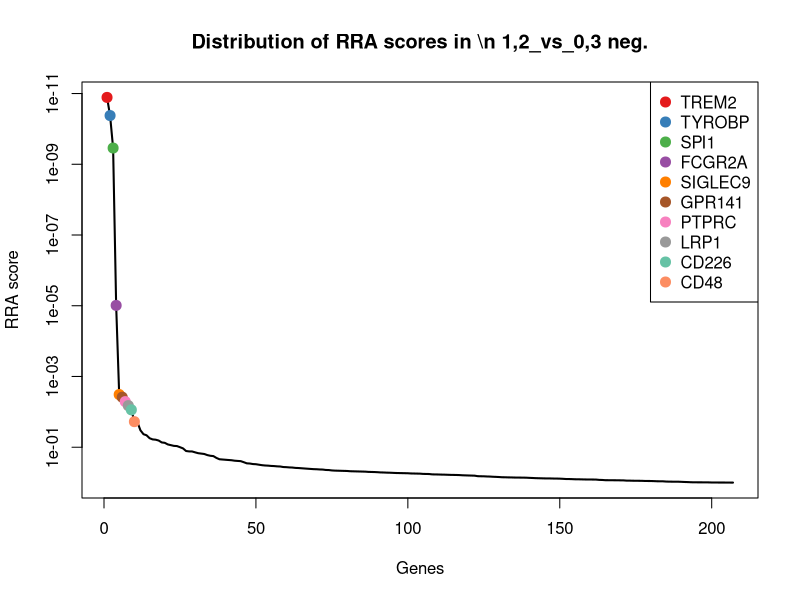
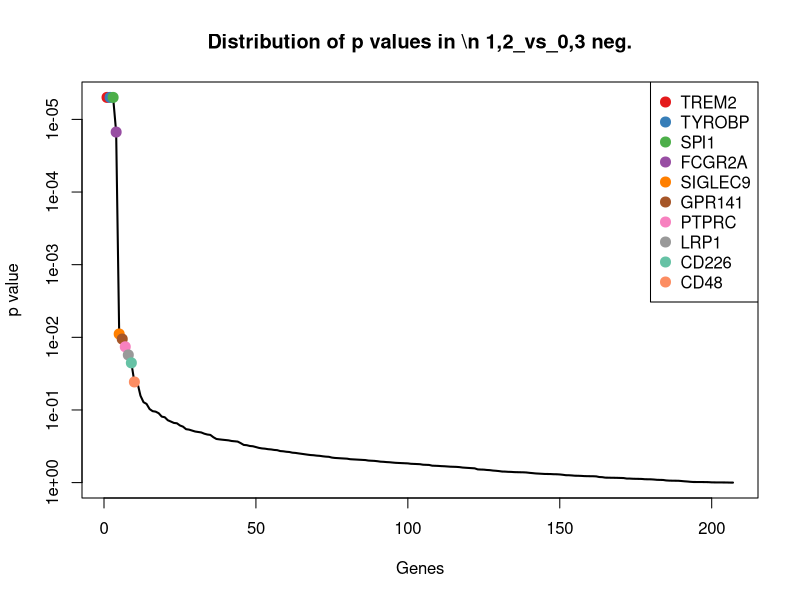
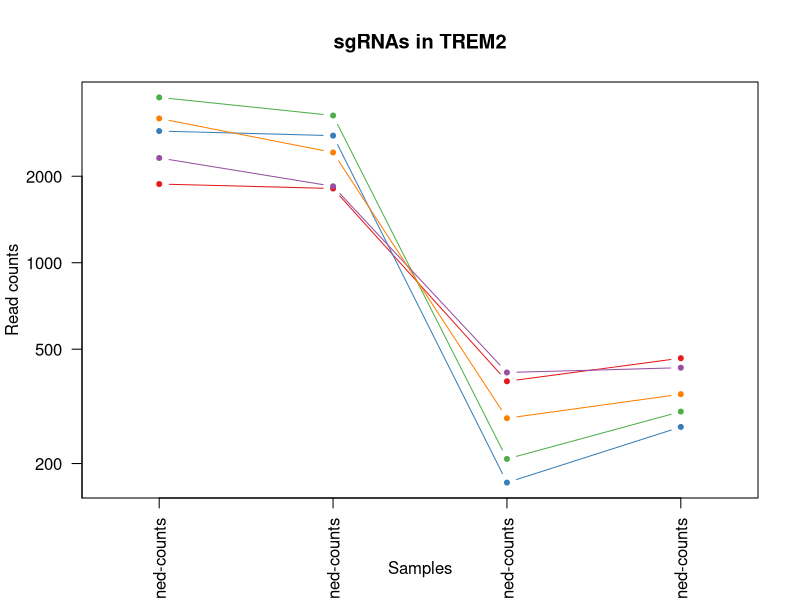
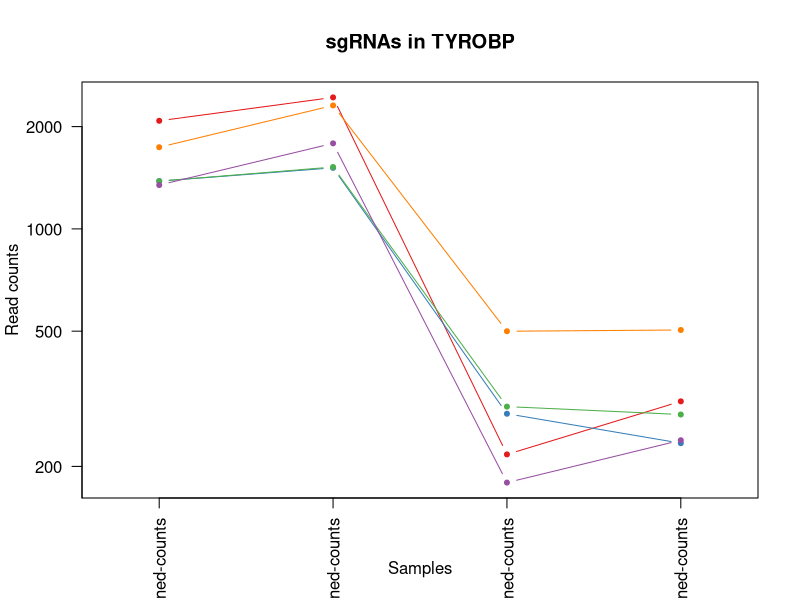
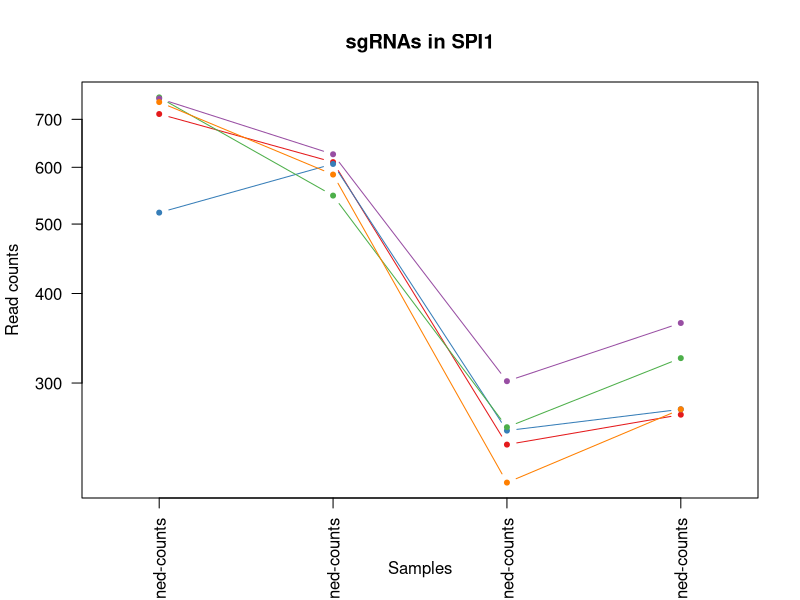
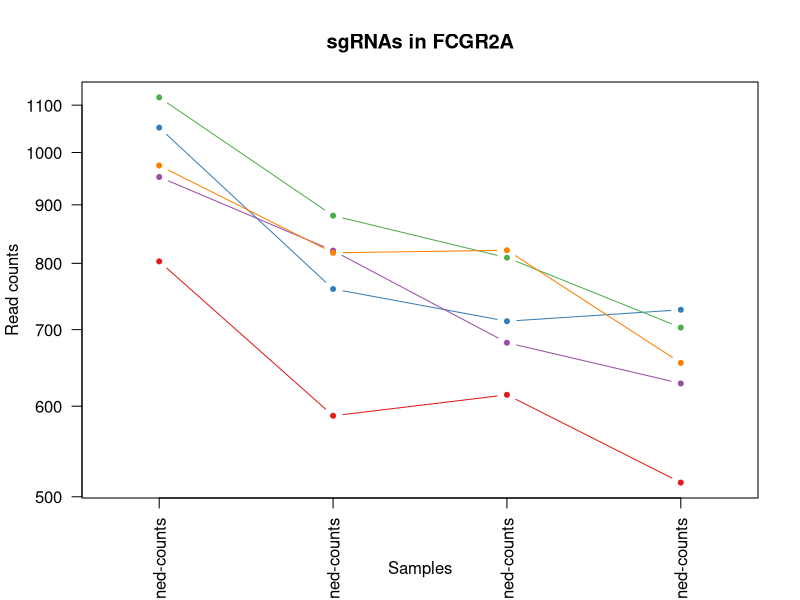
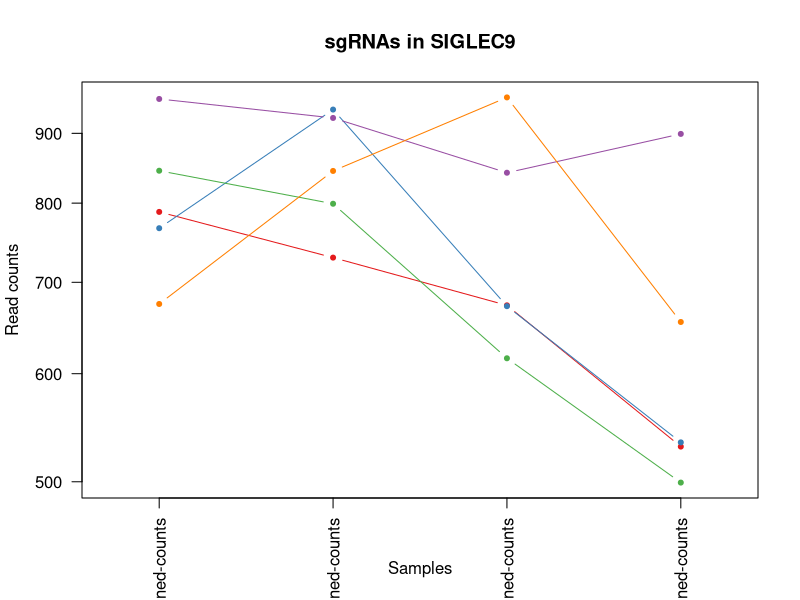
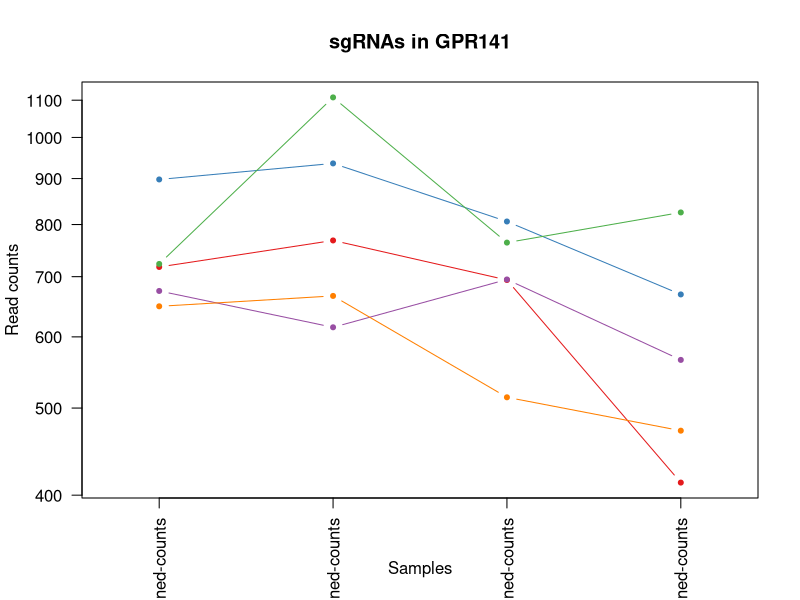

Reproduce these figures in R, in order. (Note: this script raises an error after producing the figures.)
pdf(file='TREM2_CRISPRi.pdf',width=4.5,height=4.5);
gstable=read.table('TREM2_CRISPRi.gene_summary.txt',header=T)
# 
#
# parameters
# Do not modify the variables beginning with "__"

# gstablename='__GENE_SUMMARY_FILE__'
startindex=3
# outputfile='__OUTPUT_FILE__'
targetgenelist=c("TREM2","TYROBP","SPI1","FCGR2A","SIGLEC9","GPR141","PTPRC","LRP1","CD226","CD48")
# samplelabel=sub('.\\w+.\\w+$','',colnames(gstable)[startindex]);
samplelabel='1,2_vs_0,3 neg.'


# You need to write some codes in front of this code:
# gstable=read.table(gstablename,header=T)
# pdf(file=outputfile,width=6,height=6)


# set up color using RColorBrewer
#library(RColorBrewer)
#colors <- brewer.pal(length(targetgenelist), "Set1")

colors=c( "#E41A1C", "#377EB8", "#4DAF4A", "#984EA3", "#FF7F00",  "#A65628", "#F781BF",
          "#999999", "#66C2A5", "#FC8D62", "#8DA0CB", "#E78AC3", "#A6D854", "#FFD92F", "#E5C494", "#B3B3B3", 
          "#8DD3C7", "#FFFFB3", "#BEBADA", "#FB8072", "#80B1D3", "#FDB462", "#B3DE69", "#FCCDE5",
          "#D9D9D9", "#BC80BD", "#CCEBC5", "#FFED6F")

######
# function definition

plotrankedvalues<-function(val, tglist, ...){
  
  plot(val,log='y',ylim=c(max(val),min(val)),type='l',lwd=2, ...)
  if(length(tglist)>0){
    for(i in 1:length(tglist)){
      targetgene=tglist[i];
      tx=which(names(val)==targetgene);ty=val[targetgene];
      points(tx,ty,col=colors[(i %% length(colors)) ],cex=2,pch=20)
      # text(tx+50,ty,targetgene,col=colors[i])
    }
    legend('topright',tglist,pch=20,pt.cex = 2,cex=1,col=colors)
  }
}



plotrandvalues<-function(val,targetgenelist, ...){
  # choose the one with the best distance distribution
  
  mindiffvalue=0;
  randval=val;
  for(i in 1:20){
    randval0=sample(val)
    vindex=sort(which(names(randval0) %in% targetgenelist))
    if(max(vindex)>0.9*length(val)){
      # print('pass...')
      next;
    }
    mindiffind=min(diff(vindex));
    if (mindiffind > mindiffvalue){
      mindiffvalue=mindiffind;
      randval=randval0;
      # print(paste('Diff: ',mindiffvalue))
    }
  }
  plot(randval,log='y',ylim=c(max(randval),min(randval)),pch=20,col='grey', ...)
  
  if(length(targetgenelist)>0){
    for(i in 1:length(targetgenelist)){
      targetgene=targetgenelist[i];
      tx=which(names(randval)==targetgene);ty=randval[targetgene];
      points(tx,ty,col=colors[(i %% length(colors)) ],cex=2,pch=20)
      text(tx+50,ty,targetgene,col=colors[i])
    }
  }
  
}




# set.seed(1235)



pvec=gstable[,startindex]
names(pvec)=gstable[,'id']
pvec=sort(pvec);

plotrankedvalues(pvec,targetgenelist,xlab='Genes',ylab='RRA score',main=paste('Distribution of RRA scores in \\n',samplelabel))

# plotrandvalues(pvec,targetgenelist,xlab='Genes',ylab='RRA score',main=paste('Distribution of RRA scores in \\n',samplelabel))


pvec=gstable[,startindex+1]
names(pvec)=gstable[,'id']
pvec=sort(pvec);

plotrankedvalues(pvec,targetgenelist,xlab='Genes',ylab='p value',main=paste('Distribution of p values in \\n',samplelabel))

# plotrandvalues(pvec,targetgenelist,xlab='Genes',ylab='p value',main=paste('Distribution of p values in \\n',samplelabel))



# you need to write after this code:
# dev.off()






# parameters
# Do not modify the variables beginning with "__"
targetmat=list(c(1877.538369023071,1811.761038767669,385.66669354020854,464.2082168420685),c(2871.146545501122,2767.9017719085987,170.67401352268396,267.15656561114963),c(3760.6535846868046,3252.553833137731,206.50612685893807,302.209022801265),c(2314.3913558749737,1844.0711761829446,413.9552040688302,430.1031233597941),c(3176.0141618573434,2418.473619121175,286.65690669003277,347.68248077763093))
targetgene="TREM2"
collabel=c("TRE-KRAB-7d-dox-rd2-trem2-low_S14_L001_R1_001-clipped-trimmed-aligned-counts","TRE-KRAB-7d-dox-rd1-trem2-low_S12_L001_R1_001-clipped-trimmed-aligned-counts","TRE-KRAB-7d-dox-rd1-trem2-high_S13_L001_R1_001-clipped-trimmed-aligned-counts","TRE-KRAB-7d-dox-rd2-trem2-high_S15_L001_R1_001-clipped-trimmed-aligned-counts")

# set up color using RColorBrewer
#library(RColorBrewer)
#colors <- brewer.pal(length(targetgenelist), "Set1")

colors=c( "#E41A1C", "#377EB8", "#4DAF4A", "#984EA3", "#FF7F00",  "#A65628", "#F781BF",
          "#999999", "#66C2A5", "#FC8D62", "#8DA0CB", "#E78AC3", "#A6D854", "#FFD92F", "#E5C494", "#B3B3B3", 
          "#8DD3C7", "#FFFFB3", "#BEBADA", "#FB8072", "#80B1D3", "#FDB462", "#B3DE69", "#FCCDE5",
          "#D9D9D9", "#BC80BD", "#CCEBC5", "#FFED6F")


## code

targetmatvec=unlist(targetmat)+1
yrange=range(targetmatvec[targetmatvec>0]);
# yrange[1]=1; # set the minimum value to 1
for(i in 1:length(targetmat)){
  vali=targetmat[[i]]+1;
  if(i==1){
    plot(1:length(vali),vali,type='b',las=1,pch=20,main=paste('sgRNAs in',targetgene),ylab='Read counts',xlab='Samples',xlim=c(0.7,length(vali)+0.3),ylim = yrange,col=colors[(i %% length(colors))],xaxt='n',log='y')
    axis(1,at=1:length(vali),labels=(collabel),las=2)
    # lines(0:100,rep(1,101),col='black');
  }else{
    lines(1:length(vali),vali,type='b',pch=20,col=colors[(i %% length(colors))])
  }
}




# parameters
# Do not modify the variables beginning with "__"
targetmat=list(c(2079.2343225270347,2436.423695462995,215.93563036847863,309.78793246399266),c(1381.1990180041007,1511.3964279812194,284.7710059881246,233.05147212887522),c(1381.1990180041007,1519.7731302740685,298.91526125243547,283.2617486444459),c(1344.949514839794,1784.2375883768789,178.21761633031642,237.78829066807998),c(1738.1172030065063,2307.1831458018933,498.82073565469517,503.0501288635477))
targetgene="TYROBP"
collabel=c("TRE-KRAB-7d-dox-rd2-trem2-low_S14_L001_R1_001-clipped-trimmed-aligned-counts","TRE-KRAB-7d-dox-rd1-trem2-low_S12_L001_R1_001-clipped-trimmed-aligned-counts","TRE-KRAB-7d-dox-rd1-trem2-high_S13_L001_R1_001-clipped-trimmed-aligned-counts","TRE-KRAB-7d-dox-rd2-trem2-high_S15_L001_R1_001-clipped-trimmed-aligned-counts")

# set up color using RColorBrewer
#library(RColorBrewer)
#colors <- brewer.pal(length(targetgenelist), "Set1")

colors=c( "#E41A1C", "#377EB8", "#4DAF4A", "#984EA3", "#FF7F00",  "#A65628", "#F781BF",
          "#999999", "#66C2A5", "#FC8D62", "#8DA0CB", "#E78AC3", "#A6D854", "#FFD92F", "#E5C494", "#B3B3B3", 
          "#8DD3C7", "#FFFFB3", "#BEBADA", "#FB8072", "#80B1D3", "#FDB462", "#B3DE69", "#FCCDE5",
          "#D9D9D9", "#BC80BD", "#CCEBC5", "#FFED6F")


## code

targetmatvec=unlist(targetmat)+1
yrange=range(targetmatvec[targetmatvec>0]);
# yrange[1]=1; # set the minimum value to 1
for(i in 1:length(targetmat)){
  vali=targetmat[[i]]+1;
  if(i==1){
    plot(1:length(vali),vali,type='b',las=1,pch=20,main=paste('sgRNAs in',targetgene),ylab='Read counts',xlab='Samples',xlim=c(0.7,length(vali)+0.3),ylim = yrange,col=colors[(i %% length(colors))],xaxt='n',log='y')
    axis(1,at=1:length(vali),labels=(collabel),las=2)
    # lines(0:100,rep(1,101),col='black');
  }else{
    lines(1:length(vali),vali,type='b',pch=20,col=colors[(i %% length(colors))])
  }
}




# parameters
# Do not modify the variables beginning with "__"
targetmat=list(c(711.0479466844799,609.1059238657488,245.16709124805433,269.9986567346725),c(517.7172631415102,605.5159085973849,256.482495459503,274.7354752738773),c(750.085873169118,546.8789925474404,259.31134651236516,323.998388081607),c(747.2974498487868,624.6626566953258,300.80116195434357,362.8403001030862),c(738.9321798877928,585.1724887433224,216.87858071943268,274.7354752738773))
targetgene="SPI1"
collabel=c("TRE-KRAB-7d-dox-rd2-trem2-low_S14_L001_R1_001-clipped-trimmed-aligned-counts","TRE-KRAB-7d-dox-rd1-trem2-low_S12_L001_R1_001-clipped-trimmed-aligned-counts","TRE-KRAB-7d-dox-rd1-trem2-high_S13_L001_R1_001-clipped-trimmed-aligned-counts","TRE-KRAB-7d-dox-rd2-trem2-high_S15_L001_R1_001-clipped-trimmed-aligned-counts")

# set up color using RColorBrewer
#library(RColorBrewer)
#colors <- brewer.pal(length(targetgenelist), "Set1")

colors=c( "#E41A1C", "#377EB8", "#4DAF4A", "#984EA3", "#FF7F00",  "#A65628", "#F781BF",
          "#999999", "#66C2A5", "#FC8D62", "#8DA0CB", "#E78AC3", "#A6D854", "#FFD92F", "#E5C494", "#B3B3B3", 
          "#8DD3C7", "#FFFFB3", "#BEBADA", "#FB8072", "#80B1D3", "#FDB462", "#B3DE69", "#FCCDE5",
          "#D9D9D9", "#BC80BD", "#CCEBC5", "#FFED6F")


## code

targetmatvec=unlist(targetmat)+1
yrange=range(targetmatvec[targetmatvec>0]);
# yrange[1]=1; # set the minimum value to 1
for(i in 1:length(targetmat)){
  vali=targetmat[[i]]+1;
  if(i==1){
    plot(1:length(vali),vali,type='b',las=1,pch=20,main=paste('sgRNAs in',targetgene),ylab='Read counts',xlab='Samples',xlim=c(0.7,length(vali)+0.3),ylim = yrange,col=colors[(i %% length(colors))],xaxt='n',log='y')
    axis(1,at=1:length(vali),labels=(collabel),las=2)
    # lines(0:100,rep(1,101),col='black');
  }else{
    lines(1:length(vali),vali,type='b',pch=20,col=colors[(i %% length(colors))])
  }
}




# parameters
# Do not modify the variables beginning with "__"
targetmat=list(c(802.1364418153022,587.565832255565,612.9177281201358,513.4711296497982),c(1050.3061173247872,758.689893380913,710.9845646193576,727.5753276218543),c(1116.298802572628,879.5537407491656,808.1084507676252,701.9965075101485),c(950.8523522329712,819.7201529431,680.8101533888278,627.1547745907129),c(973.1597387956215,816.130137674736,820.3668053300279,653.6809584102598))
targetgene="FCGR2A"
collabel=c("TRE-KRAB-7d-dox-rd2-trem2-low_S14_L001_R1_001-clipped-trimmed-aligned-counts","TRE-KRAB-7d-dox-rd1-trem2-low_S12_L001_R1_001-clipped-trimmed-aligned-counts","TRE-KRAB-7d-dox-rd1-trem2-high_S13_L001_R1_001-clipped-trimmed-aligned-counts","TRE-KRAB-7d-dox-rd2-trem2-high_S15_L001_R1_001-clipped-trimmed-aligned-counts")

# set up color using RColorBrewer
#library(RColorBrewer)
#colors <- brewer.pal(length(targetgenelist), "Set1")

colors=c( "#E41A1C", "#377EB8", "#4DAF4A", "#984EA3", "#FF7F00",  "#A65628", "#F781BF",
          "#999999", "#66C2A5", "#FC8D62", "#8DA0CB", "#E78AC3", "#A6D854", "#FFD92F", "#E5C494", "#B3B3B3", 
          "#8DD3C7", "#FFFFB3", "#BEBADA", "#FB8072", "#80B1D3", "#FDB462", "#B3DE69", "#FCCDE5",
          "#D9D9D9", "#BC80BD", "#CCEBC5", "#FFED6F")


## code

targetmatvec=unlist(targetmat)+1
yrange=range(targetmatvec[targetmatvec>0]);
# yrange[1]=1; # set the minimum value to 1
for(i in 1:length(targetmat)){
  vali=targetmat[[i]]+1;
  if(i==1){
    plot(1:length(vali),vali,type='b',las=1,pch=20,main=paste('sgRNAs in',targetgene),ylab='Read counts',xlab='Samples',xlim=c(0.7,length(vali)+0.3),ylim = yrange,col=colors[(i %% length(colors))],xaxt='n',log='y')
    axis(1,at=1:length(vali),labels=(collabel),las=2)
    # lines(0:100,rep(1,101),col='black');
  }else{
    lines(1:length(vali),vali,type='b',pch=20,col=colors[(i %% length(colors))])
  }
}




# parameters
# Do not modify the variables beginning with "__"
targetmat=list(c(787.2648507735353,728.7730994778801,672.3236002302413,529.5763126830944),c(765.8869386509954,935.7973132868674,671.3806498792873,533.3657675144583),c(843.9627916202716,798.1800613329164,614.803628822044,498.3133103243429),c(952.711301113192,922.6339239695329,841.1117130510172,898.1007950332264),c(673.8689690800627,843.6535880655263,955.2087055164578,653.6809584102598))
targetgene="SIGLEC9"
collabel=c("TRE-KRAB-7d-dox-rd2-trem2-low_S14_L001_R1_001-clipped-trimmed-aligned-counts","TRE-KRAB-7d-dox-rd1-trem2-low_S12_L001_R1_001-clipped-trimmed-aligned-counts","TRE-KRAB-7d-dox-rd1-trem2-high_S13_L001_R1_001-clipped-trimmed-aligned-counts","TRE-KRAB-7d-dox-rd2-trem2-high_S15_L001_R1_001-clipped-trimmed-aligned-counts")

# set up color using RColorBrewer
#library(RColorBrewer)
#colors <- brewer.pal(length(targetgenelist), "Set1")

colors=c( "#E41A1C", "#377EB8", "#4DAF4A", "#984EA3", "#FF7F00",  "#A65628", "#F781BF",
          "#999999", "#66C2A5", "#FC8D62", "#8DA0CB", "#E78AC3", "#A6D854", "#FFD92F", "#E5C494", "#B3B3B3", 
          "#8DD3C7", "#FFFFB3", "#BEBADA", "#FB8072", "#80B1D3", "#FDB462", "#B3DE69", "#FCCDE5",
          "#D9D9D9", "#BC80BD", "#CCEBC5", "#FFED6F")


## code

targetmatvec=unlist(targetmat)+1
yrange=range(targetmatvec[targetmatvec>0]);
# yrange[1]=1; # set the minimum value to 1
for(i in 1:length(targetmat)){
  vali=targetmat[[i]]+1;
  if(i==1){
    plot(1:length(vali),vali,type='b',las=1,pch=20,main=paste('sgRNAs in',targetgene),ylab='Read counts',xlab='Samples',xlim=c(0.7,length(vali)+0.3),ylim = yrange,col=colors[(i %% length(colors))],xaxt='n',log='y')
    axis(1,at=1:length(vali),labels=(collabel),las=2)
    # lines(0:100,rep(1,101),col='black');
  }else{
    lines(1:length(vali),vali,type='b',pch=20,col=colors[(i %% length(colors))])
  }
}




# parameters
# Do not modify the variables beginning with "__"
targetmat=list(c(716.6247933251425,767.0665956737622,693.0685079512305,412.1032129108159),c(896.9428347065661,934.6006415307461,805.2795997147631,667.891414027874),c(722.201639965805,1106.9213744122153,762.8468339218306,824.2064258216318),c(673.8689690800627,613.892610890234,694.0114583021846,564.6287698732099),c(647.8436847569706,665.3494964034505,512.964990919006,470.8397627969552))
targetgene="GPR141"
collabel=c("TRE-KRAB-7d-dox-rd2-trem2-low_S14_L001_R1_001-clipped-trimmed-aligned-counts","TRE-KRAB-7d-dox-rd1-trem2-low_S12_L001_R1_001-clipped-trimmed-aligned-counts","TRE-KRAB-7d-dox-rd1-trem2-high_S13_L001_R1_001-clipped-trimmed-aligned-counts","TRE-KRAB-7d-dox-rd2-trem2-high_S15_L001_R1_001-clipped-trimmed-aligned-counts")

# set up color using RColorBrewer
#library(RColorBrewer)
#colors <- brewer.pal(length(targetgenelist), "Set1")

colors=c( "#E41A1C", "#377EB8", "#4DAF4A", "#984EA3", "#FF7F00",  "#A65628", "#F781BF",
          "#999999", "#66C2A5", "#FC8D62", "#8DA0CB", "#E78AC3", "#A6D854", "#FFD92F", "#E5C494", "#B3B3B3", 
          "#8DD3C7", "#FFFFB3", "#BEBADA", "#FB8072", "#80B1D3", "#FDB462", "#B3DE69", "#FCCDE5",
          "#D9D9D9", "#BC80BD", "#CCEBC5", "#FFED6F")


## code

targetmatvec=unlist(targetmat)+1
yrange=range(targetmatvec[targetmatvec>0]);
# yrange[1]=1; # set the minimum value to 1
for(i in 1:length(targetmat)){
  vali=targetmat[[i]]+1;
  if(i==1){
    plot(1:length(vali),vali,type='b',las=1,pch=20,main=paste('sgRNAs in',targetgene),ylab='Read counts',xlab='Samples',xlim=c(0.7,length(vali)+0.3),ylim = yrange,col=colors[(i %% length(colors))],xaxt='n',log='y')
    axis(1,at=1:length(vali),labels=(collabel),las=2)
    # lines(0:100,rep(1,101),col='black');
  }else{
    lines(1:length(vali),vali,type='b',pch=20,col=colors[(i %% length(colors))])
  }
}




# parameters
# Do not modify the variables beginning with "__"
targetmat=list(c(759.3806175702223,588.7625040116864,631.776735139217,539.0499497615041),c(693.3879323223817,716.806381916667,646.8639407544817,588.3128625692337),c(773.3227341718788,787.4100155278245,647.8068911054359,608.2075004338939),c(918.320746829106,806.5567636257655,868.4572732286847,519.155311896844),c(716.6247933251425,737.1498017707294,624.2331323315844,509.6816748184344))
targetgene="PTPRC"
collabel=c("TRE-KRAB-7d-dox-rd2-trem2-low_S14_L001_R1_001-clipped-trimmed-aligned-counts","TRE-KRAB-7d-dox-rd1-trem2-low_S12_L001_R1_001-clipped-trimmed-aligned-counts","TRE-KRAB-7d-dox-rd1-trem2-high_S13_L001_R1_001-clipped-trimmed-aligned-counts","TRE-KRAB-7d-dox-rd2-trem2-high_S15_L001_R1_001-clipped-trimmed-aligned-counts")

# set up color using RColorBrewer
#library(RColorBrewer)
#colors <- brewer.pal(length(targetgenelist), "Set1")

colors=c( "#E41A1C", "#377EB8", "#4DAF4A", "#984EA3", "#FF7F00",  "#A65628", "#F781BF",
          "#999999", "#66C2A5", "#FC8D62", "#8DA0CB", "#E78AC3", "#A6D854", "#FFD92F", "#E5C494", "#B3B3B3", 
          "#8DD3C7", "#FFFFB3", "#BEBADA", "#FB8072", "#80B1D3", "#FDB462", "#B3DE69", "#FCCDE5",
          "#D9D9D9", "#BC80BD", "#CCEBC5", "#FFED6F")


## code

targetmatvec=unlist(targetmat)+1
yrange=range(targetmatvec[targetmatvec>0]);
# yrange[1]=1; # set the minimum value to 1
for(i in 1:length(targetmat)){
  vali=targetmat[[i]]+1;
  if(i==1){
    plot(1:length(vali),vali,type='b',las=1,pch=20,main=paste('sgRNAs in',targetgene),ylab='Read counts',xlab='Samples',xlim=c(0.7,length(vali)+0.3),ylim = yrange,col=colors[(i %% length(colors))],xaxt='n',log='y')
    axis(1,at=1:length(vali),labels=(collabel),las=2)
    # lines(0:100,rep(1,101),col='black');
  }else{
    lines(1:length(vali),vali,type='b',pch=20,col=colors[(i %% length(colors))])
  }
}




# parameters
# Do not modify the variables beginning with "__"
targetmat=list(c(839.3154194197194,832.8835422604344,741.1589758498873,878.2061571685664),c(823.5143539378421,855.6203056267394,798.6789472580847,1138.7311768248294),c(946.204980032419,1063.8411911918479,729.8435716384387,783.4697863844707),c(824.4438283779525,737.1498017707294,662.8940967207008,607.2601367260529),c(1289.1810484331681,1419.2527027598783,764.7327346237387,803.3644242491308))
targetgene="LRP1"
collabel=c("TRE-KRAB-7d-dox-rd2-trem2-low_S14_L001_R1_001-clipped-trimmed-aligned-counts","TRE-KRAB-7d-dox-rd1-trem2-low_S12_L001_R1_001-clipped-trimmed-aligned-counts","TRE-KRAB-7d-dox-rd1-trem2-high_S13_L001_R1_001-clipped-trimmed-aligned-counts","TRE-KRAB-7d-dox-rd2-trem2-high_S15_L001_R1_001-clipped-trimmed-aligned-counts")

# set up color using RColorBrewer
#library(RColorBrewer)
#colors <- brewer.pal(length(targetgenelist), "Set1")

colors=c( "#E41A1C", "#377EB8", "#4DAF4A", "#984EA3", "#FF7F00",  "#A65628", "#F781BF",
          "#999999", "#66C2A5", "#FC8D62", "#8DA0CB", "#E78AC3", "#A6D854", "#FFD92F", "#E5C494", "#B3B3B3", 
          "#8DD3C7", "#FFFFB3", "#BEBADA", "#FB8072", "#80B1D3", "#FDB462", "#B3DE69", "#FCCDE5",
          "#D9D9D9", "#BC80BD", "#CCEBC5", "#FFED6F")


## code

targetmatvec=unlist(targetmat)+1
yrange=range(targetmatvec[targetmatvec>0]);
# yrange[1]=1; # set the minimum value to 1
for(i in 1:length(targetmat)){
  vali=targetmat[[i]]+1;
  if(i==1){
    plot(1:length(vali),vali,type='b',las=1,pch=20,main=paste('sgRNAs in',targetgene),ylab='Read counts',xlab='Samples',xlim=c(0.7,length(vali)+0.3),ylim = yrange,col=colors[(i %% length(colors))],xaxt='n',log='y')
    axis(1,at=1:length(vali),labels=(collabel),las=2)
    # lines(0:100,rep(1,101),col='black');
  }else{
    lines(1:length(vali),vali,type='b',pch=20,col=colors[(i %% length(colors))])
  }
}




# parameters
# Do not modify the variables beginning with "__"
targetmat=list(c(271.4065365122459,309.93798483542025,315.8883675696085,142.10455617614343),c(307.6560396765527,236.94100771202014,273.45560177667596,84.3153699978451),c(751.9448220493389,807.7534353818868,722.2999688308062,381.78757425990534),c(707.3300489240381,716.806381916667,644.9780400525736,631.8915931299177),c(772.3932597317684,800.573404845159,880.7156277910875,823.2590621137908))
targetgene="CD226"
collabel=c("TRE-KRAB-7d-dox-rd2-trem2-low_S14_L001_R1_001-clipped-trimmed-aligned-counts","TRE-KRAB-7d-dox-rd1-trem2-low_S12_L001_R1_001-clipped-trimmed-aligned-counts","TRE-KRAB-7d-dox-rd1-trem2-high_S13_L001_R1_001-clipped-trimmed-aligned-counts","TRE-KRAB-7d-dox-rd2-trem2-high_S15_L001_R1_001-clipped-trimmed-aligned-counts")

# set up color using RColorBrewer
#library(RColorBrewer)
#colors <- brewer.pal(length(targetgenelist), "Set1")

colors=c( "#E41A1C", "#377EB8", "#4DAF4A", "#984EA3", "#FF7F00",  "#A65628", "#F781BF",
          "#999999", "#66C2A5", "#FC8D62", "#8DA0CB", "#E78AC3", "#A6D854", "#FFD92F", "#E5C494", "#B3B3B3", 
          "#8DD3C7", "#FFFFB3", "#BEBADA", "#FB8072", "#80B1D3", "#FDB462", "#B3DE69", "#FCCDE5",
          "#D9D9D9", "#BC80BD", "#CCEBC5", "#FFED6F")


## code

targetmatvec=unlist(targetmat)+1
yrange=range(targetmatvec[targetmatvec>0]);
# yrange[1]=1; # set the minimum value to 1
for(i in 1:length(targetmat)){
  vali=targetmat[[i]]+1;
  if(i==1){
    plot(1:length(vali),vali,type='b',las=1,pch=20,main=paste('sgRNAs in',targetgene),ylab='Read counts',xlab='Samples',xlim=c(0.7,length(vali)+0.3),ylim = yrange,col=colors[(i %% length(colors))],xaxt='n',log='y')
    axis(1,at=1:length(vali),labels=(collabel),las=2)
    # lines(0:100,rep(1,101),col='black');
  }else{
    lines(1:length(vali),vali,type='b',pch=20,col=colors[(i %% length(colors))])
  }
}




# parameters
# Do not modify the variables beginning with "__"
targetmat=list(c(725.9195377262467,910.6672064083198,916.5477411273415,981.4688013232305),c(752.8742964894493,800.573404845159,615.7465791729979,564.6287698732099),c(837.4564705394986,920.2405804572903,942.9503509540551,893.3639764940216),c(1133.0293424946158,1096.1513286071236,839.225812349109,756.9436025649239),c(883.9301925450201,1036.3177408010579,966.5241097279065,939.7847981782285))
targetgene="CD48"
collabel=c("TRE-KRAB-7d-dox-rd2-trem2-low_S14_L001_R1_001-clipped-trimmed-aligned-counts","TRE-KRAB-7d-dox-rd1-trem2-low_S12_L001_R1_001-clipped-trimmed-aligned-counts","TRE-KRAB-7d-dox-rd1-trem2-high_S13_L001_R1_001-clipped-trimmed-aligned-counts","TRE-KRAB-7d-dox-rd2-trem2-high_S15_L001_R1_001-clipped-trimmed-aligned-counts")

# set up color using RColorBrewer
#library(RColorBrewer)
#colors <- brewer.pal(length(targetgenelist), "Set1")

colors=c( "#E41A1C", "#377EB8", "#4DAF4A", "#984EA3", "#FF7F00",  "#A65628", "#F781BF",
          "#999999", "#66C2A5", "#FC8D62", "#8DA0CB", "#E78AC3", "#A6D854", "#FFD92F", "#E5C494", "#B3B3B3", 
          "#8DD3C7", "#FFFFB3", "#BEBADA", "#FB8072", "#80B1D3", "#FDB462", "#B3DE69", "#FCCDE5",
          "#D9D9D9", "#BC80BD", "#CCEBC5", "#FFED6F")


## code

targetmatvec=unlist(targetmat)+1
yrange=range(targetmatvec[targetmatvec>0]);
# yrange[1]=1; # set the minimum value to 1
for(i in 1:length(targetmat)){
  vali=targetmat[[i]]+1;
  if(i==1){
    plot(1:length(vali),vali,type='b',las=1,pch=20,main=paste('sgRNAs in',targetgene),ylab='Read counts',xlab='Samples',xlim=c(0.7,length(vali)+0.3),ylim = yrange,col=colors[(i %% length(colors))],xaxt='n',log='y')
    axis(1,at=1:length(vali),labels=(collabel),las=2)
    # lines(0:100,rep(1,101),col='black');
  }else{
    lines(1:length(vali),vali,type='b',pch=20,col=colors[(i %% length(colors))])
  }
}



# 
#
# parameters
# Do not modify the variables beginning with "__"

# gstablename='__GENE_SUMMARY_FILE__'
startindex=9
# outputfile='__OUTPUT_FILE__'
targetgenelist=c("SELPLG","IRF8","TYRO3","DPYD","CD37","ADGRG1","PLCB3","NFATC2","GRN","CD300A")
# samplelabel=sub('.\\w+.\\w+$','',colnames(gstable)[startindex]);
samplelabel='1,2_vs_0,3 pos.'


# You need to write some codes in front of this code:
# gstable=read.table(gstablename,header=T)
# pdf(file=outputfile,width=6,height=6)


# set up color using RColorBrewer
#library(RColorBrewer)
#colors <- brewer.pal(length(targetgenelist), "Set1")

colors=c( "#E41A1C", "#377EB8", "#4DAF4A", "#984EA3", "#FF7F00",  "#A65628", "#F781BF",
          "#999999", "#66C2A5", "#FC8D62", "#8DA0CB", "#E78AC3", "#A6D854", "#FFD92F", "#E5C494", "#B3B3B3", 
          "#8DD3C7", "#FFFFB3", "#BEBADA", "#FB8072", "#80B1D3", "#FDB462", "#B3DE69", "#FCCDE5",
          "#D9D9D9", "#BC80BD", "#CCEBC5", "#FFED6F")

######
# function definition

plotrankedvalues<-function(val, tglist, ...){
  
  plot(val,log='y',ylim=c(max(val),min(val)),type='l',lwd=2, ...)
  if(length(tglist)>0){
    for(i in 1:length(tglist)){
      targetgene=tglist[i];
      tx=which(names(val)==targetgene);ty=val[targetgene];
      points(tx,ty,col=colors[(i %% length(colors)) ],cex=2,pch=20)
      # text(tx+50,ty,targetgene,col=colors[i])
    }
    legend('topright',tglist,pch=20,pt.cex = 2,cex=1,col=colors)
  }
}



plotrandvalues<-function(val,targetgenelist, ...){
  # choose the one with the best distance distribution
  
  mindiffvalue=0;
  randval=val;
  for(i in 1:20){
    randval0=sample(val)
    vindex=sort(which(names(randval0) %in% targetgenelist))
    if(max(vindex)>0.9*length(val)){
      # print('pass...')
      next;
    }
    mindiffind=min(diff(vindex));
    if (mindiffind > mindiffvalue){
      mindiffvalue=mindiffind;
      randval=randval0;
      # print(paste('Diff: ',mindiffvalue))
    }
  }
  plot(randval,log='y',ylim=c(max(randval),min(randval)),pch=20,col='grey', ...)
  
  if(length(targetgenelist)>0){
    for(i in 1:length(targetgenelist)){
      targetgene=targetgenelist[i];
      tx=which(names(randval)==targetgene);ty=randval[targetgene];
      points(tx,ty,col=colors[(i %% length(colors)) ],cex=2,pch=20)
      text(tx+50,ty,targetgene,col=colors[i])
    }
  }
  
}




# set.seed(1235)



pvec=gstable[,startindex]
names(pvec)=gstable[,'id']
pvec=sort(pvec);

plotrankedvalues(pvec,targetgenelist,xlab='Genes',ylab='RRA score',main=paste('Distribution of RRA scores in \\n',samplelabel))

# plotrandvalues(pvec,targetgenelist,xlab='Genes',ylab='RRA score',main=paste('Distribution of RRA scores in \\n',samplelabel))


pvec=gstable[,startindex+1]
names(pvec)=gstable[,'id']
pvec=sort(pvec);

plotrankedvalues(pvec,targetgenelist,xlab='Genes',ylab='p value',main=paste('Distribution of p values in \\n',samplelabel))

# plotrandvalues(pvec,targetgenelist,xlab='Genes',ylab='p value',main=paste('Distribution of p values in \\n',samplelabel))



# you need to write after this code:
# dev.off()






# parameters
# Do not modify the variables beginning with "__"
targetmat=list(c(808.6427628960752,987.2541988000839,1029.7017832418283,1208.83609120506),c(746.3679754086763,877.160397236923,1102.3089602652904,998.5213480643678),c(748.2269242888972,840.0635727971624,1058.933244121404,1103.6787196347138),c(702.682676723486,825.7035117237066,857.1418690172361,774.9435130139021),c(748.2269242888972,807.7534353818868,958.03755656932,977.6793464918667))
targetgene="SELPLG"
collabel=c("TRE-KRAB-7d-dox-rd2-trem2-low_S14_L001_R1_001-clipped-trimmed-aligned-counts","TRE-KRAB-7d-dox-rd1-trem2-low_S12_L001_R1_001-clipped-trimmed-aligned-counts","TRE-KRAB-7d-dox-rd1-trem2-high_S13_L001_R1_001-clipped-trimmed-aligned-counts","TRE-KRAB-7d-dox-rd2-trem2-high_S15_L001_R1_001-clipped-trimmed-aligned-counts")

# set up color using RColorBrewer
#library(RColorBrewer)
#colors <- brewer.pal(length(targetgenelist), "Set1")

colors=c( "#E41A1C", "#377EB8", "#4DAF4A", "#984EA3", "#FF7F00",  "#A65628", "#F781BF",
          "#999999", "#66C2A5", "#FC8D62", "#8DA0CB", "#E78AC3", "#A6D854", "#FFD92F", "#E5C494", "#B3B3B3", 
          "#8DD3C7", "#FFFFB3", "#BEBADA", "#FB8072", "#80B1D3", "#FDB462", "#B3DE69", "#FCCDE5",
          "#D9D9D9", "#BC80BD", "#CCEBC5", "#FFED6F")


## code

targetmatvec=unlist(targetmat)+1
yrange=range(targetmatvec[targetmatvec>0]);
# yrange[1]=1; # set the minimum value to 1
for(i in 1:length(targetmat)){
  vali=targetmat[[i]]+1;
  if(i==1){
    plot(1:length(vali),vali,type='b',las=1,pch=20,main=paste('sgRNAs in',targetgene),ylab='Read counts',xlab='Samples',xlim=c(0.7,length(vali)+0.3),ylim = yrange,col=colors[(i %% length(colors))],xaxt='n',log='y')
    axis(1,at=1:length(vali),labels=(collabel),las=2)
    # lines(0:100,rep(1,101),col='black');
  }else{
    lines(1:length(vali),vali,type='b',pch=20,col=colors[(i %% length(colors))])
  }
}




# parameters
# Do not modify the variables beginning with "__"
targetmat=list(c(546.5309707849335,744.3298323074572,893.9169327044442,972.942527952662),c(738.0027054476824,601.9258933290208,800.5648479599928,856.4167918882243),c(791.9122229740874,1047.0877866061496,1022.1581804341957,1057.257897950507),c(633.9015681553141,630.6460154759324,815.6520535752577,1007.9949851427773),c(667.3626479992896,720.3963971850309,950.4939537616875,925.5743425606141))
targetgene="IRF8"
collabel=c("TRE-KRAB-7d-dox-rd2-trem2-low_S14_L001_R1_001-clipped-trimmed-aligned-counts","TRE-KRAB-7d-dox-rd1-trem2-low_S12_L001_R1_001-clipped-trimmed-aligned-counts","TRE-KRAB-7d-dox-rd1-trem2-high_S13_L001_R1_001-clipped-trimmed-aligned-counts","TRE-KRAB-7d-dox-rd2-trem2-high_S15_L001_R1_001-clipped-trimmed-aligned-counts")

# set up color using RColorBrewer
#library(RColorBrewer)
#colors <- brewer.pal(length(targetgenelist), "Set1")

colors=c( "#E41A1C", "#377EB8", "#4DAF4A", "#984EA3", "#FF7F00",  "#A65628", "#F781BF",
          "#999999", "#66C2A5", "#FC8D62", "#8DA0CB", "#E78AC3", "#A6D854", "#FFD92F", "#E5C494", "#B3B3B3", 
          "#8DD3C7", "#FFFFB3", "#BEBADA", "#FB8072", "#80B1D3", "#FDB462", "#B3DE69", "#FCCDE5",
          "#D9D9D9", "#BC80BD", "#CCEBC5", "#FFED6F")


## code

targetmatvec=unlist(targetmat)+1
yrange=range(targetmatvec[targetmatvec>0]);
# yrange[1]=1; # set the minimum value to 1
for(i in 1:length(targetmat)){
  vali=targetmat[[i]]+1;
  if(i==1){
    plot(1:length(vali),vali,type='b',las=1,pch=20,main=paste('sgRNAs in',targetgene),ylab='Read counts',xlab='Samples',xlim=c(0.7,length(vali)+0.3),ylim = yrange,col=colors[(i %% length(colors))],xaxt='n',log='y')
    axis(1,at=1:length(vali),labels=(collabel),las=2)
    # lines(0:100,rep(1,101),col='black');
  }else{
    lines(1:length(vali),vali,type='b',pch=20,col=colors[(i %% length(colors))])
  }
}




# parameters
# Do not modify the variables beginning with "__"
targetmat=list(c(685.0226623613878,775.4432979666113,839.225812349109,978.6267101997076),c(720.3426910855842,744.3298323074572,776.0481388351874,776.8382404295841),c(827.2322516982838,946.5673590919592,1003.2991734151146,1088.5209003092586),c(858.8343826620385,796.983389576795,1006.1280244679768,1227.783365361879),c(654.3500058377435,670.1361834279357,669.4947491773792,999.4687117722087))
targetgene="TYRO3"
collabel=c("TRE-KRAB-7d-dox-rd2-trem2-low_S14_L001_R1_001-clipped-trimmed-aligned-counts","TRE-KRAB-7d-dox-rd1-trem2-low_S12_L001_R1_001-clipped-trimmed-aligned-counts","TRE-KRAB-7d-dox-rd1-trem2-high_S13_L001_R1_001-clipped-trimmed-aligned-counts","TRE-KRAB-7d-dox-rd2-trem2-high_S15_L001_R1_001-clipped-trimmed-aligned-counts")

# set up color using RColorBrewer
#library(RColorBrewer)
#colors <- brewer.pal(length(targetgenelist), "Set1")

colors=c( "#E41A1C", "#377EB8", "#4DAF4A", "#984EA3", "#FF7F00",  "#A65628", "#F781BF",
          "#999999", "#66C2A5", "#FC8D62", "#8DA0CB", "#E78AC3", "#A6D854", "#FFD92F", "#E5C494", "#B3B3B3", 
          "#8DD3C7", "#FFFFB3", "#BEBADA", "#FB8072", "#80B1D3", "#FDB462", "#B3DE69", "#FCCDE5",
          "#D9D9D9", "#BC80BD", "#CCEBC5", "#FFED6F")


## code

targetmatvec=unlist(targetmat)+1
yrange=range(targetmatvec[targetmatvec>0]);
# yrange[1]=1; # set the minimum value to 1
for(i in 1:length(targetmat)){
  vali=targetmat[[i]]+1;
  if(i==1){
    plot(1:length(vali),vali,type='b',las=1,pch=20,main=paste('sgRNAs in',targetgene),ylab='Read counts',xlab='Samples',xlim=c(0.7,length(vali)+0.3),ylim = yrange,col=colors[(i %% length(colors))],xaxt='n',log='y')
    axis(1,at=1:length(vali),labels=(collabel),las=2)
    # lines(0:100,rep(1,101),col='black');
  }else{
    lines(1:length(vali),vali,type='b',pch=20,col=colors[(i %% length(colors))])
  }
}




# parameters
# Do not modify the variables beginning with "__"
targetmat=list(c(747.2974498487868,767.0665956737622,841.1117130510172,965.3636182899343),c(798.4185440548604,902.2905041154706,1152.2853288658553,1145.362722779716),c(1024.2808330016953,903.487175871592,971.2388614826767,917.9954328978865),c(958.2881477538546,877.160397236923,1312.5868885280447,1230.625456485402),c(828.1617261383942,844.8502598216476,906.1752872668469,813.7854250353813))
targetgene="DPYD"
collabel=c("TRE-KRAB-7d-dox-rd2-trem2-low_S14_L001_R1_001-clipped-trimmed-aligned-counts","TRE-KRAB-7d-dox-rd1-trem2-low_S12_L001_R1_001-clipped-trimmed-aligned-counts","TRE-KRAB-7d-dox-rd1-trem2-high_S13_L001_R1_001-clipped-trimmed-aligned-counts","TRE-KRAB-7d-dox-rd2-trem2-high_S15_L001_R1_001-clipped-trimmed-aligned-counts")

# set up color using RColorBrewer
#library(RColorBrewer)
#colors <- brewer.pal(length(targetgenelist), "Set1")

colors=c( "#E41A1C", "#377EB8", "#4DAF4A", "#984EA3", "#FF7F00",  "#A65628", "#F781BF",
          "#999999", "#66C2A5", "#FC8D62", "#8DA0CB", "#E78AC3", "#A6D854", "#FFD92F", "#E5C494", "#B3B3B3", 
          "#8DD3C7", "#FFFFB3", "#BEBADA", "#FB8072", "#80B1D3", "#FDB462", "#B3DE69", "#FCCDE5",
          "#D9D9D9", "#BC80BD", "#CCEBC5", "#FFED6F")


## code

targetmatvec=unlist(targetmat)+1
yrange=range(targetmatvec[targetmatvec>0]);
# yrange[1]=1; # set the minimum value to 1
for(i in 1:length(targetmat)){
  vali=targetmat[[i]]+1;
  if(i==1){
    plot(1:length(vali),vali,type='b',las=1,pch=20,main=paste('sgRNAs in',targetgene),ylab='Read counts',xlab='Samples',xlim=c(0.7,length(vali)+0.3),ylim = yrange,col=colors[(i %% length(colors))],xaxt='n',log='y')
    axis(1,at=1:length(vali),labels=(collabel),las=2)
    # lines(0:100,rep(1,101),col='black');
  }else{
    lines(1:length(vali),vali,type='b',pch=20,col=colors[(i %% length(colors))])
  }
}




# parameters
# Do not modify the variables beginning with "__"
targetmat=list(c(742.6500776482345,767.0665956737622,892.0310320025361,960.6267997507296),c(586.4983717096821,840.0635727971624,1003.2991734151146,816.6275161589042),c(883.9301925450201,848.4402750900115,1045.7319392080472,1115.9944478366463),c(755.6627198097806,664.1528246473292,794.9071458542685,865.8904289666339),c(798.4185440548604,786.2133437717032,937.2926488483308,902.8376135724312))
targetgene="CD37"
collabel=c("TRE-KRAB-7d-dox-rd2-trem2-low_S14_L001_R1_001-clipped-trimmed-aligned-counts","TRE-KRAB-7d-dox-rd1-trem2-low_S12_L001_R1_001-clipped-trimmed-aligned-counts","TRE-KRAB-7d-dox-rd1-trem2-high_S13_L001_R1_001-clipped-trimmed-aligned-counts","TRE-KRAB-7d-dox-rd2-trem2-high_S15_L001_R1_001-clipped-trimmed-aligned-counts")

# set up color using RColorBrewer
#library(RColorBrewer)
#colors <- brewer.pal(length(targetgenelist), "Set1")

colors=c( "#E41A1C", "#377EB8", "#4DAF4A", "#984EA3", "#FF7F00",  "#A65628", "#F781BF",
          "#999999", "#66C2A5", "#FC8D62", "#8DA0CB", "#E78AC3", "#A6D854", "#FFD92F", "#E5C494", "#B3B3B3", 
          "#8DD3C7", "#FFFFB3", "#BEBADA", "#FB8072", "#80B1D3", "#FDB462", "#B3DE69", "#FCCDE5",
          "#D9D9D9", "#BC80BD", "#CCEBC5", "#FFED6F")


## code

targetmatvec=unlist(targetmat)+1
yrange=range(targetmatvec[targetmatvec>0]);
# yrange[1]=1; # set the minimum value to 1
for(i in 1:length(targetmat)){
  vali=targetmat[[i]]+1;
  if(i==1){
    plot(1:length(vali),vali,type='b',las=1,pch=20,main=paste('sgRNAs in',targetgene),ylab='Read counts',xlab='Samples',xlim=c(0.7,length(vali)+0.3),ylim = yrange,col=colors[(i %% length(colors))],xaxt='n',log='y')
    axis(1,at=1:length(vali),labels=(collabel),las=2)
    # lines(0:100,rep(1,101),col='black');
  }else{
    lines(1:length(vali),vali,type='b',pch=20,col=colors[(i %% length(colors))])
  }
}




# parameters
# Do not modify the variables beginning with "__"
targetmat=list(c(848.6101638208237,811.3434506502508,956.1516558674119,1065.7841713210757),c(745.4385009685659,668.9395116718144,670.4376995283332,816.6275161589042),c(994.5376509181614,901.0938323593493,1065.5338965780822,1247.6780032265392),c(614.382604912995,706.0363361115751,987.2690174488957,761.6804211041288),c(909.0260024280018,974.0908094827495,943.8933013050091,1025.9948955917555))
targetgene="ADGRG1"
collabel=c("TRE-KRAB-7d-dox-rd2-trem2-low_S14_L001_R1_001-clipped-trimmed-aligned-counts","TRE-KRAB-7d-dox-rd1-trem2-low_S12_L001_R1_001-clipped-trimmed-aligned-counts","TRE-KRAB-7d-dox-rd1-trem2-high_S13_L001_R1_001-clipped-trimmed-aligned-counts","TRE-KRAB-7d-dox-rd2-trem2-high_S15_L001_R1_001-clipped-trimmed-aligned-counts")

# set up color using RColorBrewer
#library(RColorBrewer)
#colors <- brewer.pal(length(targetgenelist), "Set1")

colors=c( "#E41A1C", "#377EB8", "#4DAF4A", "#984EA3", "#FF7F00",  "#A65628", "#F781BF",
          "#999999", "#66C2A5", "#FC8D62", "#8DA0CB", "#E78AC3", "#A6D854", "#FFD92F", "#E5C494", "#B3B3B3", 
          "#8DD3C7", "#FFFFB3", "#BEBADA", "#FB8072", "#80B1D3", "#FDB462", "#B3DE69", "#FCCDE5",
          "#D9D9D9", "#BC80BD", "#CCEBC5", "#FFED6F")


## code

targetmatvec=unlist(targetmat)+1
yrange=range(targetmatvec[targetmatvec>0]);
# yrange[1]=1; # set the minimum value to 1
for(i in 1:length(targetmat)){
  vali=targetmat[[i]]+1;
  if(i==1){
    plot(1:length(vali),vali,type='b',las=1,pch=20,main=paste('sgRNAs in',targetgene),ylab='Read counts',xlab='Samples',xlim=c(0.7,length(vali)+0.3),ylim = yrange,col=colors[(i %% length(colors))],xaxt='n',log='y')
    axis(1,at=1:length(vali),labels=(collabel),las=2)
    # lines(0:100,rep(1,101),col='black');
  }else{
    lines(1:length(vali),vali,type='b',pch=20,col=colors[(i %% length(colors))])
  }
}




# parameters
# Do not modify the variables beginning with "__"
targetmat=list(c(678.5163412806148,919.043908701169,778.8769898880495,857.3641555960653),c(401.5329581277063,433.1951757159156,654.4075435621143,835.5747903157234),c(714.7658444449216,650.9894353299948,790.1923940994982,661.2598680729874),c(780.7585296927622,708.4296796238178,884.4874291949037,735.154237284582),c(720.3426910855842,769.4599391860048,848.6553158586496,988.1003472781173))
targetgene="PLCB3"
collabel=c("TRE-KRAB-7d-dox-rd2-trem2-low_S14_L001_R1_001-clipped-trimmed-aligned-counts","TRE-KRAB-7d-dox-rd1-trem2-low_S12_L001_R1_001-clipped-trimmed-aligned-counts","TRE-KRAB-7d-dox-rd1-trem2-high_S13_L001_R1_001-clipped-trimmed-aligned-counts","TRE-KRAB-7d-dox-rd2-trem2-high_S15_L001_R1_001-clipped-trimmed-aligned-counts")

# set up color using RColorBrewer
#library(RColorBrewer)
#colors <- brewer.pal(length(targetgenelist), "Set1")

colors=c( "#E41A1C", "#377EB8", "#4DAF4A", "#984EA3", "#FF7F00",  "#A65628", "#F781BF",
          "#999999", "#66C2A5", "#FC8D62", "#8DA0CB", "#E78AC3", "#A6D854", "#FFD92F", "#E5C494", "#B3B3B3", 
          "#8DD3C7", "#FFFFB3", "#BEBADA", "#FB8072", "#80B1D3", "#FDB462", "#B3DE69", "#FCCDE5",
          "#D9D9D9", "#BC80BD", "#CCEBC5", "#FFED6F")


## code

targetmatvec=unlist(targetmat)+1
yrange=range(targetmatvec[targetmatvec>0]);
# yrange[1]=1; # set the minimum value to 1
for(i in 1:length(targetmat)){
  vali=targetmat[[i]]+1;
  if(i==1){
    plot(1:length(vali),vali,type='b',las=1,pch=20,main=paste('sgRNAs in',targetgene),ylab='Read counts',xlab='Samples',xlim=c(0.7,length(vali)+0.3),ylim = yrange,col=colors[(i %% length(colors))],xaxt='n',log='y')
    axis(1,at=1:length(vali),labels=(collabel),las=2)
    # lines(0:100,rep(1,101),col='black');
  }else{
    lines(1:length(vali),vali,type='b',pch=20,col=colors[(i %% length(colors))])
  }
}




# parameters
# Do not modify the variables beginning with "__"
targetmat=list(c(877.4238714642471,822.1134964553426,698.7262100569549,1045.8895334564156),c(825.3733028180629,954.9440613848084,1062.7050455252202,1321.572372438134),c(656.2089547179645,794.5900460645523,719.4711177779441,1134.9417219934655),c(759.3806175702223,653.3827788422374,756.2461814651522,899.9955224489083),c(697.1058300828234,793.393374308431,859.0277697191442,749.3646929021963))
targetgene="NFATC2"
collabel=c("TRE-KRAB-7d-dox-rd2-trem2-low_S14_L001_R1_001-clipped-trimmed-aligned-counts","TRE-KRAB-7d-dox-rd1-trem2-low_S12_L001_R1_001-clipped-trimmed-aligned-counts","TRE-KRAB-7d-dox-rd1-trem2-high_S13_L001_R1_001-clipped-trimmed-aligned-counts","TRE-KRAB-7d-dox-rd2-trem2-high_S15_L001_R1_001-clipped-trimmed-aligned-counts")

# set up color using RColorBrewer
#library(RColorBrewer)
#colors <- brewer.pal(length(targetgenelist), "Set1")

colors=c( "#E41A1C", "#377EB8", "#4DAF4A", "#984EA3", "#FF7F00",  "#A65628", "#F781BF",
          "#999999", "#66C2A5", "#FC8D62", "#8DA0CB", "#E78AC3", "#A6D854", "#FFD92F", "#E5C494", "#B3B3B3", 
          "#8DD3C7", "#FFFFB3", "#BEBADA", "#FB8072", "#80B1D3", "#FDB462", "#B3DE69", "#FCCDE5",
          "#D9D9D9", "#BC80BD", "#CCEBC5", "#FFED6F")


## code

targetmatvec=unlist(targetmat)+1
yrange=range(targetmatvec[targetmatvec>0]);
# yrange[1]=1; # set the minimum value to 1
for(i in 1:length(targetmat)){
  vali=targetmat[[i]]+1;
  if(i==1){
    plot(1:length(vali),vali,type='b',las=1,pch=20,main=paste('sgRNAs in',targetgene),ylab='Read counts',xlab='Samples',xlim=c(0.7,length(vali)+0.3),ylim = yrange,col=colors[(i %% length(colors))],xaxt='n',log='y')
    axis(1,at=1:length(vali),labels=(collabel),las=2)
    # lines(0:100,rep(1,101),col='black');
  }else{
    lines(1:length(vali),vali,type='b',pch=20,col=colors[(i %% length(colors))])
  }
}




# parameters
# Do not modify the variables beginning with "__"
targetmat=list(c(898.801783586787,805.3600918696442,1103.2519106162445,1477.8873842318915),c(801.2069673751918,686.8895880136341,757.1891318161063,1029.7843504231193),c(843.9627916202716,737.1498017707294,644.0350897016197,904.7323409881132),c(701.7532022833756,745.5265040635785,839.225812349109,787.2592412158345),c(946.204980032419,920.2405804572903,797.7359969071306,839.3642451470871))
targetgene="GRN"
collabel=c("TRE-KRAB-7d-dox-rd2-trem2-low_S14_L001_R1_001-clipped-trimmed-aligned-counts","TRE-KRAB-7d-dox-rd1-trem2-low_S12_L001_R1_001-clipped-trimmed-aligned-counts","TRE-KRAB-7d-dox-rd1-trem2-high_S13_L001_R1_001-clipped-trimmed-aligned-counts","TRE-KRAB-7d-dox-rd2-trem2-high_S15_L001_R1_001-clipped-trimmed-aligned-counts")

# set up color using RColorBrewer
#library(RColorBrewer)
#colors <- brewer.pal(length(targetgenelist), "Set1")

colors=c( "#E41A1C", "#377EB8", "#4DAF4A", "#984EA3", "#FF7F00",  "#A65628", "#F781BF",
          "#999999", "#66C2A5", "#FC8D62", "#8DA0CB", "#E78AC3", "#A6D854", "#FFD92F", "#E5C494", "#B3B3B3", 
          "#8DD3C7", "#FFFFB3", "#BEBADA", "#FB8072", "#80B1D3", "#FDB462", "#B3DE69", "#FCCDE5",
          "#D9D9D9", "#BC80BD", "#CCEBC5", "#FFED6F")


## code

targetmatvec=unlist(targetmat)+1
yrange=range(targetmatvec[targetmatvec>0]);
# yrange[1]=1; # set the minimum value to 1
for(i in 1:length(targetmat)){
  vali=targetmat[[i]]+1;
  if(i==1){
    plot(1:length(vali),vali,type='b',las=1,pch=20,main=paste('sgRNAs in',targetgene),ylab='Read counts',xlab='Samples',xlim=c(0.7,length(vali)+0.3),ylim = yrange,col=colors[(i %% length(colors))],xaxt='n',log='y')
    axis(1,at=1:length(vali),labels=(collabel),las=2)
    # lines(0:100,rep(1,101),col='black');
  }else{
    lines(1:length(vali),vali,type='b',pch=20,col=colors[(i %% length(colors))])
  }
}




# parameters
# Do not modify the variables beginning with "__"
targetmat=list(c(732.4258588070198,801.7700766012803,799.6218976090387,746.5226017786734),c(853.2575360213759,710.8230231360604,882.6015284929956,810.9433339118584),c(827.2322516982838,685.6929162575128,902.4034858630307,991.889802109481),c(1009.4092419599283,1148.8048858764612,1005.1850741170227,1114.0997204209643),c(510.28146762062676,510.978839863801,743.9878269027495,826.1011532373137))
targetgene="CD300A"
collabel=c("TRE-KRAB-7d-dox-rd2-trem2-low_S14_L001_R1_001-clipped-trimmed-aligned-counts","TRE-KRAB-7d-dox-rd1-trem2-low_S12_L001_R1_001-clipped-trimmed-aligned-counts","TRE-KRAB-7d-dox-rd1-trem2-high_S13_L001_R1_001-clipped-trimmed-aligned-counts","TRE-KRAB-7d-dox-rd2-trem2-high_S15_L001_R1_001-clipped-trimmed-aligned-counts")

# set up color using RColorBrewer
#library(RColorBrewer)
#colors <- brewer.pal(length(targetgenelist), "Set1")

colors=c( "#E41A1C", "#377EB8", "#4DAF4A", "#984EA3", "#FF7F00",  "#A65628", "#F781BF",
          "#999999", "#66C2A5", "#FC8D62", "#8DA0CB", "#E78AC3", "#A6D854", "#FFD92F", "#E5C494", "#B3B3B3", 
          "#8DD3C7", "#FFFFB3", "#BEBADA", "#FB8072", "#80B1D3", "#FDB462", "#B3DE69", "#FCCDE5",
          "#D9D9D9", "#BC80BD", "#CCEBC5", "#FFED6F")


## code

targetmatvec=unlist(targetmat)+1
yrange=range(targetmatvec[targetmatvec>0]);
# yrange[1]=1; # set the minimum value to 1
for(i in 1:length(targetmat)){
  vali=targetmat[[i]]+1;
  if(i==1){
    plot(1:length(vali),vali,type='b',las=1,pch=20,main=paste('sgRNAs in',targetgene),ylab='Read counts',xlab='Samples',xlim=c(0.7,length(vali)+0.3),ylim = yrange,col=colors[(i %% length(colors))],xaxt='n',log='y')
    axis(1,at=1:length(vali),labels=(collabel),las=2)
    # lines(0:100,rep(1,101),col='black');
  }else{
    lines(1:length(vali),vali,type='b',pch=20,col=colors[(i %% length(colors))])
  }
}



dev.off()
Sweave("TREM2_CRISPRi_summary.Rnw");
library(tools);

texi2dvi("TREM2_CRISPRi_summary.tex",pdf=TRUE);
